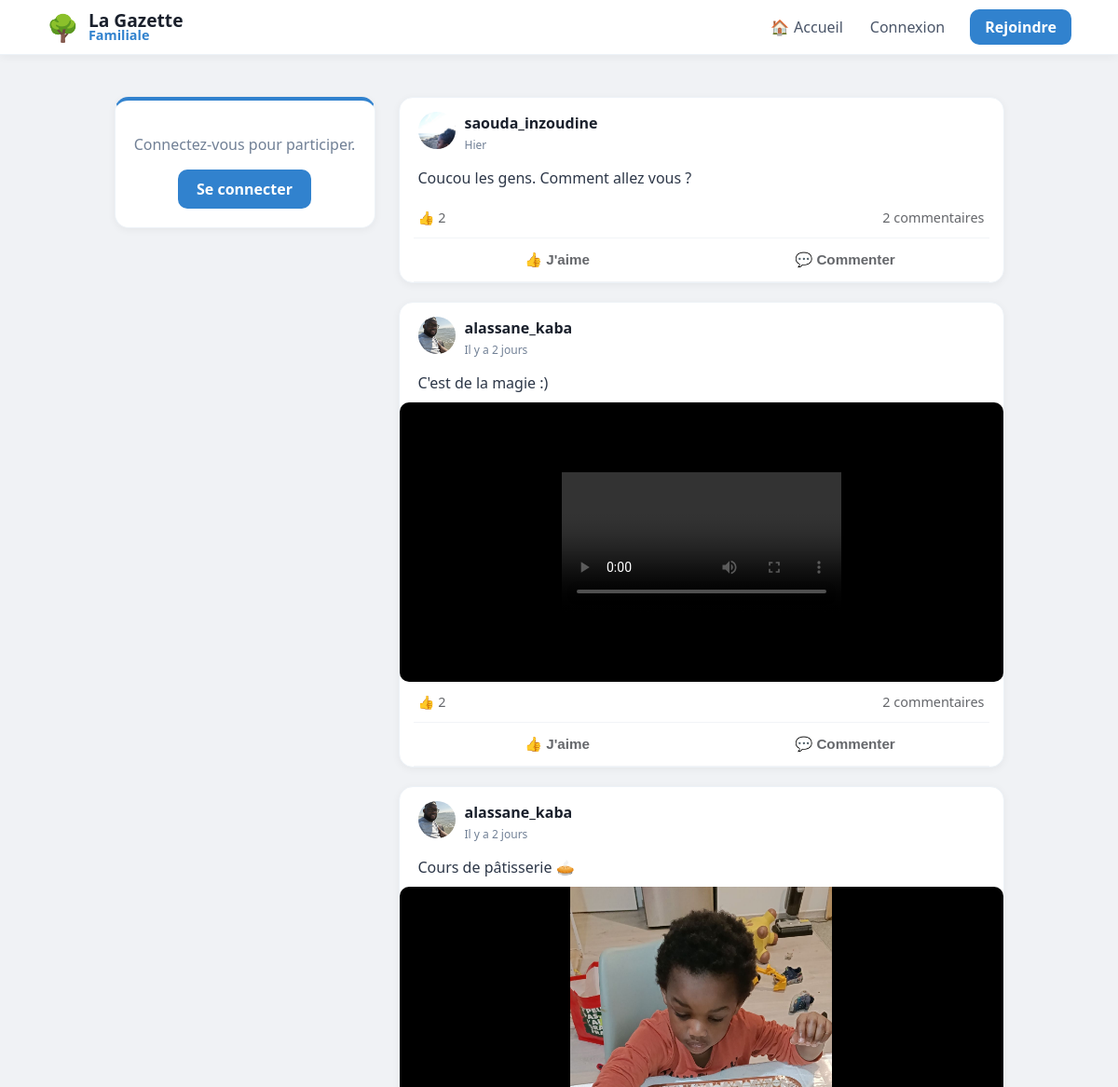
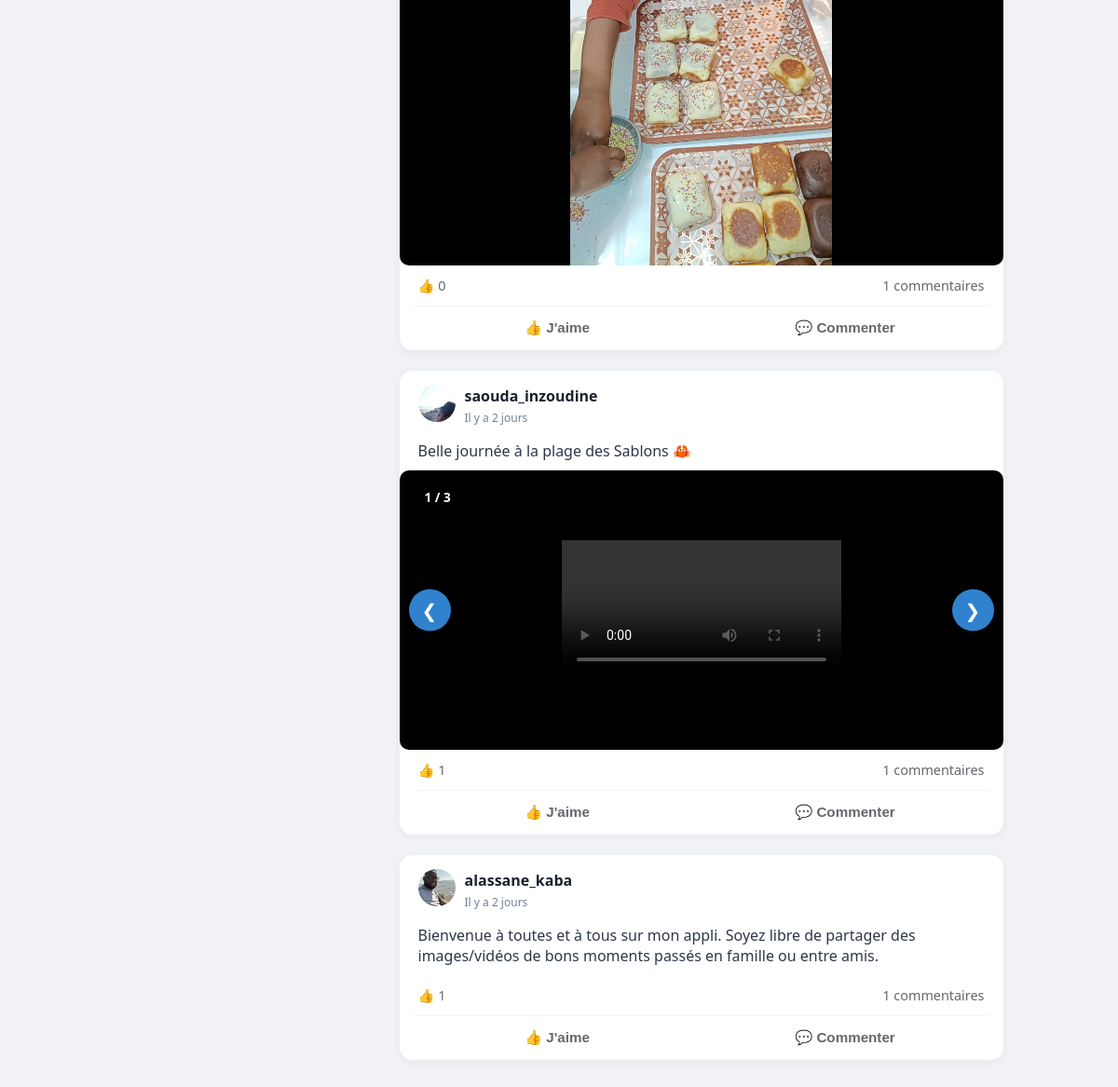
The page / on the database its author committed (2 pictures, top to bottom).
### tables this page shows
CREATE TABLE posts (
                id INTEGER PRIMARY KEY AUTOINCREMENT, 
                username TEXT, 
                content TEXT, 
                likes INTEGER DEFAULT 0, 
                image TEXT,
                created_at DATETIME DEFAULT CURRENT_TIMESTAMP
            );

CREATE TABLE users (
                id INTEGER PRIMARY KEY AUTOINCREMENT, 
                email TEXT UNIQUE, 
                firstname TEXT, 
                lastname TEXT, 
                username TEXT UNIQUE, 
                password TEXT, 
                avatar TEXT,
                is_approved INTEGER DEFAULT 0,
                is_admin INTEGER DEFAULT 0
            , cover TEXT, bio TEXT);

CREATE TABLE post_medias (
                        id INTEGER PRIMARY KEY AUTOINCREMENT,
                        post_id INTEGER,
                        filename TEXT,
                        file_type TEXT, -- 'image' ou 'video'
                        FOREIGN KEY (post_id) REFERENCES posts (id) ON DELETE CASCADE
                    );

### app.py (the view)
@app.route("/")
def home():
    with get_db() as db:
        posts_query = db.execute("""
            SELECT posts.*, users.avatar AS user_avatar,
                (SELECT COUNT(*) FROM reactions WHERE post_id=posts.id AND type='thumb') as thumbs,
                (SELECT COUNT(*) FROM reactions WHERE post_id=posts.id AND type='heart') as hearts
            FROM posts
            JOIN users ON posts.username = users.username
            ORDER BY posts.id DESC
        """).fetchall()
        posts = [dict(row) for row in posts_query]
        for post in posts:
            medias = db.execute("SELECT * FROM post_medias WHERE post_id = ?", (post['id'],)).fetchall()
            post['medias'] = medias  # On ajoute la liste des médias au post
        comments = db.execute('''
            SELECT comments.*, users.avatar AS comm_avatar
            FROM comments
            JOIN users ON comments.username = users.username
        ''').fetchall()
    return render_template("home.html", posts=posts, comments=comments)

### app.py (called while the page is built)
def get_db():
    db = sqlite3.connect("database.db")
    db.row_factory = sqlite3.Row
    return db

@app.context_processor
def inject_pending_count():
    if session.get('is_admin'):
        db = get_db()
        count = db.execute("SELECT COUNT(*) as total FROM users WHERE is_approved = 0").fetchone()
        return {'pending_count': count['total']}
    return {'pending_count': 0}

@app.template_filter('relative_time')
def relative_time(date_str):
    if not date_str:
        return "Date inconnue"
    past = datetime.strptime(date_str, '%Y-%m-%d %H:%M:%S')
    now = datetime.now(timezone.utc).replace(tzinfo=None)
    diff = now - past
    if diff.days == 0:
        if diff.seconds < 60:
            return "À l'instant"
        if diff.seconds < 3600:
            return f"Il y a {diff.seconds // 60} min"
        return f"Il y a {diff.seconds // 3600} h"
    if diff.days == 1:
        return "Hier"
    if diff.days < 7:
        return f"Il y a {diff.days} jours"
    return past.strftime('%d/%m/%Y')

### templates/home.html (shortened to what this page needs)
{% extends "base.html" %}
{% block content %}
<aside class="sidebar">
    <div class="post-card" style="text-align: center; border-top: 4px solid #3182ce;">
        {% if session.get("user") %}
            <div style="font-size: 50px; margin-bottom: 10px;">🌳</div>
            <h3 style="margin: 0; color: #2d3748;">Bonjour,</h3>
            <h2 style="margin: 5px 0; color: #1a202c; font-size: 1.4em;">{{ session['user'] }}</h2>
            <div style="margin-top: 20px; padding-top: 15px; border-top: 1px solid #edf2f7;">
                <a href="{{ url_for('profile', username=session['user']) }}" style="text-decoration: none; color: #3182ce; font-weight: 700; font-size: 0.9em;">Voir mon mur →</a>
            </div>
        {% else %}
            <p style="color: #718096;">Connectez-vous pour participer.</p>
            <a href="/login" style="display: inline-block; background: #3182ce; color: white; padding: 10px 20px; border-radius: 10px; text-decoration: none; font-weight: bold;">Se connecter</a>
        {% endif %}
    </div>
</aside>
<main class="feed">
    {% for post in posts %}
    <div class="post-card" style="padding: 0; overflow: hidden; margin-bottom: 20px;">
        <div style="padding: 15px 20px; display: flex; justify-content: space-between; align-items: center;">
                    <div style="display: flex; align-items: center; gap: 10px;">
            <a href="{{ url_for('profile', username=post['username']) }}">
                <img src="{{ url_for('static', filename='avatars/' + (post['user_avatar'] if post['user_avatar'] else 'default.png')) }}"
                     style="width: 40px; height: 40px; border-radius: 50%; object-fit: cover;">
            </a>
            <div>
                <a href="{{ url_for('profile', username=post['username']) }}" style="text-decoration: none;">
                    <strong style="display: block; color: #1a202c;">{{ post['username'] }}</strong>
                </a>
                <span class="live-date" data-time="{{ post['created_at'] }}" style="font-size: 0.75em; color: #718096;">
                    {{ post['created_at'] | relative_time }}
                </span>
            </div>
        </div>
        </div>
        <div style="padding: 0 20px 10px 20px; white-space: pre-wrap; color: #2d3748;">{{ post['content'] }}</div>
        {% if post.medias %}
        <div class="carousel-container" id="carousel-{{ post.id }}" style="position: relative; background: #000; display: flex; align-items: center; justify-content: center; min-height: 300px;">
            {% if post.medias|length > 1 %}
            <div class="carousel-counter" style="position: absolute; top: 15px; left: 15px; background: rgba(0,0,0,0.6); color: white; padding: 4px 12px; border-radius: 20px; font-size: 0.85em; z-index: 10; font-weight: bold;">
                <span class="current">1</span> / {{ post.medias|length }}
            </div>
            {% endif %}
            <div class="carousel-items" style="width: 100%;">
                {% for media in post.medias %}
                    <div class="carousel-item {% if loop.first %}active{% endif %}" style="display: {% if loop.first %}block{% else %}none{% endif %}; text-align: center;">
                        {% if media.file_type == 'video' %}
                            <video src="{{ url_for('static', filename='uploads/' + media.filename) }}" controls style="max-width: 100%; max-height: 500px; display: block; margin: 0 auto;"></video>
                        {% else %}
                            <img src="{{ url_for('static', filename='uploads/' + media.filename) }}" style="max-width: 100%; max-height: 500px; object-fit: contain; display: block; margin: 0 auto;" onclick="window.open(this.src)">
                        {% endif %}
                    </div>
                {% endfor %}
            </div>
            {% if post.medias|length > 1 %}
                <button class="prev" onclick="moveSlide('{{ post.id }}', -1)" style="position: absolute; left: 10px; background: rgba(255,255,255,0.3); border: none; color: white; font-size: 20px; padding: 10px; border-radius: 50%; cursor: pointer;">&#10094;</button>
                <button class="next" onclick="moveSlide('{{ post.id }}', 1)" style="position: absolute; right: 10px; background: rgba(255,255,255,0.3); border: none; color: white; font-size: 20px; padding: 10px; border-radius: 50%; cursor: pointer;">&#10095;</button>
            {% endif %}
        </div>
        {% endif %}
        <div style="display: flex; justify-content: space-between; padding: 12px 20px; font-size: 0.9em; color: #65676b;">
            <div>👍 <span id="thumbs-{{ post['id'] }}">{{ post['thumbs'] }}</span></div>
            <div style="cursor: pointer;" onclick="toggleComments({{ post['id'] }})">
                <span id="comment-count-{{ post['id'] }}">{{ comments|selectattr('post_id', 'equalto', post['id'])|list|length }}</span> commentaires
            </div>
        </div>
        <div style="display: flex; border-top: 1px solid #f2f4f7; border-bottom: 1px solid #f2f4f7; margin: 0 15px; padding: 2px 0;">
            <button onclick="react({{ post['id'] }}, 'thumb')" class="action-btn" style="flex: 1; background: none; border: none; padding: 10px; color: #65676b; font-weight: 600; cursor: pointer;">👍 J'aime</button>
            <button onclick="toggleComments({{ post['id'] }})" class="action-btn" style="flex: 1; background: none; border: none; padding: 10px; color: #65676b; font-weight: 600; cursor: pointer;">💬 Commenter</button>
        </div>
    </div>
    {% endfor %}
</main>
{% endblock %}

### static/style.css (style rules this page uses)
body { font-family: 'Segoe UI', system-ui, -apple-system, sans-serif; background: #f0f2f5; margin: 0; color: #1a202c; }
.post-card { background: white; border-radius: 15px; padding: 20px; margin-bottom: 20px; box-shadow: 0 2px 8px rgba(0,0,0,0.05); border: 1px solid #edf2f7; overflow: hidden; }
.action-btn { flex: 1; background: none; border: none; padding: 10px; color: #65676b; font-weight: 600; font-size: 0.95em; cursor: pointer; display: flex; align-items: center; justify-content: center; gap: 8px; transition: background 0.2s; border-radius: 6px; margin: 2px; }
.carousel-container { position: relative; width: 100%; max-height: 500px; background: #000; border-radius: 10px; overflow: hidden; }
.carousel-item { display: none; text-align: center; }
.carousel-item.active { display: block; }
.carousel-item img, .carousel-item video { max-width: 100%; max-height: 500px; }
.prev, .next { width: 45px !important; height: 45px !important; border-radius: 50% !important; position: absolute !important; top: 50% !important; transform: translateY(-50%) !important; z-index: 999 !important; background-color: #3182ce !important; color: white !important; display: flex !important; align-items: center !important; justify-content: center !important; cursor: pointer !important; border: none !important; transition: all 0.3s ease !important; }
.prev { left: 10px !important; }
.next { right: 10px !important; }

### templates/base.html (style rules this page uses)
:root { --bg-color: #f0f2f5; --primary: #3182ce; --text-main: #1a202c; --text-light: #718096; --danger: #e53e3e; --success: #38a169; --info: #3182ce; }
body { background-color: var(--bg-color); margin: 0; font-family: 'Segoe UI', system-ui, -apple-system, sans-serif; }

### rows shown on the page
posts: avatar (picture), username "saouda_inzoudine", created_at|relative_time "Hier", content "Coucou les gens. Comment allez vous ?", thumbs "2", id "2"
posts: avatar (picture), username "alassane_kaba", created_at|relative_time "Il y a 2 jours", content "C'est de la magie :)", thumbs "2", id "2"
posts: avatar (picture), username "alassane_kaba", created_at|relative_time "Il y a 2 jours", content "Cours de pâtisserie 🥧", {{ post.id }} 3 (drawn), thumbs "0", id "1"
post_medias: filename (picture)
posts: avatar (picture), username "saouda_inzoudine", created_at|relative_time "Il y a 2 jours", content "Belle journée à la plage des Sablons 🦀", medias|length "3", thumbs "1", id "1"
posts: avatar (picture), username "alassane_kaba", created_at|relative_time "Il y a 2 jours", content "Bienvenue à toutes et à tous sur mon appli. Soyez libre de partager des images/vidéos de bons moments passés en famille ou entre amis.", thumbs "1", id "1"
